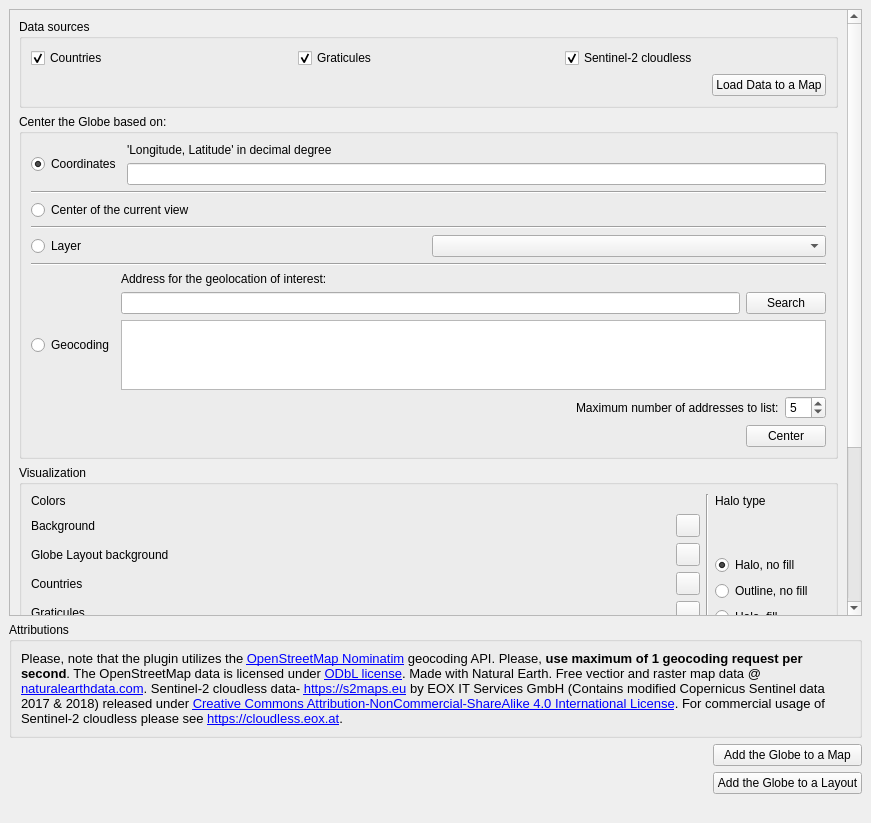
<?xml version="1.0" encoding="UTF-8"?>
<ui version="4.0">
 <class>GlobeBuilderDockWidgetBase</class>
 <widget class="QDockWidget" name="GlobeBuilderDockWidgetBase">
  <property name="geometry">
   <rect>
       <x>0</x>
       <y>0</y>
       <width>871</width>
       <height>823</height>
   </rect>
  </property>
     <property name="floating">
         <bool>false</bool>
     </property>
     <property name="windowTitle">
         <string>Globe Builder</string>
     </property>
     <widget class="QWidget" name="dockWidgetContents">
         <layout class="QVBoxLayout" name="verticalLayout_20">
             <item>
                 <layout class="QVBoxLayout" name="verticalLayoutMain" stretch="0,0,0">
                     <property name="sizeConstraint">
                         <enum>QLayout::SetNoConstraint</enum>
                     </property>
                     <item>
                         <widget class="QScrollArea" name="scrollArea">
                             <property name="widgetResizable">
                                 <bool>true</bool>
                             </property>
                             <widget class="QWidget" name="scrollAreaWidgetContents_2">
                                 <property name="geometry">
                                     <rect>
                                         <x>0</x>
                                         <y>-298</y>
                                         <width>835</width>
                                         <height>874</height>
                                     </rect>
                                 </property>
                                 <layout class="QVBoxLayout" name="verticalLayout_10">
                                     <item>
                                         <layout class="QVBoxLayout" name="verticalLayout_9">
                                             <item>
                                                 <widget class="QgsCollapsibleGroupBox" name="mGroupBox">
                                                     <property name="title">
                                                         <string>Data sources</string>
                                                     </property>
                                                     <property name="collapsed">
                                                         <bool>false</bool>
                                                     </property>
              <layout class="QVBoxLayout" name="verticalLayout_11">
               <item>
                <layout class="QVBoxLayout" name="verticalLayout_6">
                 <item>
                  <layout class="QHBoxLayout" name="horizontalLayout_9">
                   <item>
                    <widget class="QCheckBox" name="checkBoxCountries">
                     <property name="text">
                      <string>Countries</string>
                     </property>
                     <property name="checked">
                      <bool>true</bool>
                     </property>
                    </widget>
                   </item>
                   <item>
                    <widget class="QCheckBox" name="checkBoxGraticules">
                     <property name="text">
                      <string>Graticules</string>
                     </property>
                     <property name="checked">
                      <bool>true</bool>
                     </property>
                    </widget>
                   </item>
                   <item>
                    <widget class="QCheckBox" name="checkBoxS2cloudless">
                     <property name="text">
                      <string>Sentinel-2 cloudless</string>
                     </property>
                     <property name="checked">
                      <bool>true</bool>
                     </property>
                    </widget>
                   </item>
                  </layout>
                 </item>
                 <item>
                  <layout class="QHBoxLayout" name="horizontalLayout_8">
                   <item>
                    <spacer name="horizontalSpacer_4">
                     <property name="orientation">
                      <enum>Qt::Horizontal</enum>
                     </property>
                     <property name="sizeHint" stdset="0">
                      <size>
                       <width>40</width>
                       <height>20</height>
                      </size>
                     </property>
                    </spacer>
                   </item>
                   <item>
                    <widget class="QPushButton" name="pushButtonLoadData">
                     <property name="text">
                         <string>Load Data to a Map</string>
                     </property>
                    </widget>
                   </item>
                  </layout>
                 </item>
                </layout>
               </item>
              </layout>
             </widget>
            </item>
           </layout>
          </item>
          <item>
           <widget class="QgsCollapsibleGroupBox" name="mGroupBox_2">
            <property name="enabled">
             <bool>true</bool>
            </property>
            <property name="title">
                <string>Center the Globe based on:</string>
            </property>
            <property name="flat">
             <bool>false</bool>
            </property>
            <property name="collapsed">
             <bool>false</bool>
            </property>
            <layout class="QVBoxLayout" name="verticalLayout_12">
             <item>
              <layout class="QVBoxLayout" name="verticalLayout_5">
               <item>
                <layout class="QHBoxLayout" name="horizontalLayout_4">
                 <item>
                  <widget class="QRadioButton" name="radioButtonCoordinates">
                   <property name="text">
                    <string>Coordinates</string>
                   </property>
                   <property name="checked">
                    <bool>true</bool>
                   </property>
                  </widget>
                 </item>
                 <item>
                  <layout class="QVBoxLayout" name="verticalLayout">
                   <item>
                    <widget class="QLabel" name="label_2">
                     <property name="text">
                      <string>'Longitude, Latitude' in decimal degree</string>
                     </property>
                    </widget>
                   </item>
                      <item>
                          <widget class="QLineEdit" name="lineEditLonLat"/>
                      </item>
                  </layout>
                 </item>
                </layout>
               </item>
                  <item>
                      <widget class="Line" name="line_3">
                          <property name="orientation">
                              <enum>Qt::Horizontal</enum>
                          </property>
                      </widget>
                  </item>
                  <item>
                      <widget class="QRadioButton" name="radioButtonCenter">
                          <property name="text">
                              <string>Center of the current view</string>
                          </property>
                      </widget>
                  </item>
                  <item>
                      <widget class="Line" name="line_4">
                          <property name="orientation">
                              <enum>Qt::Horizontal</enum>
                          </property>
                      </widget>
                  </item>
                  <item>
                      <layout class="QHBoxLayout" name="horizontalLayout_12">
                          <item>
                              <widget class="QRadioButton" name="radioButtonLayer">
                                  <property name="text">
                    <string>Layer</string>
                   </property>
                  </widget>
                 </item>
                 <item>
                  <widget class="QgsMapLayerComboBox" name="mMapLayerComboBox"/>
                 </item>
                </layout>
               </item>
               <item>
                <widget class="Line" name="line">
                 <property name="orientation">
                  <enum>Qt::Horizontal</enum>
                 </property>
                </widget>
               </item>
               <item>
                <layout class="QHBoxLayout" name="horizontalLayout_5">
                 <item>
                  <widget class="QRadioButton" name="radioButtonGeocoding">
                   <property name="text">
                    <string>Geocoding</string>
                   </property>
                  </widget>
                 </item>
                 <item>
                  <layout class="QVBoxLayout" name="verticalLayout_2">
                   <item>
                    <widget class="QLabel" name="label_3">
                     <property name="text">
                      <string>Address for the geolocation of interest:</string>
                     </property>
                    </widget>
                   </item>
                   <item>
                    <layout class="QHBoxLayout" name="horizontalLayout">
                     <item>
                      <widget class="QLineEdit" name="lineEditGeocoding"/>
                     </item>
                     <item>
                      <widget class="QPushButton" name="pushButtonSearch">
                       <property name="text">
                        <string>Search</string>
                       </property>
                      </widget>
                     </item>
                    </layout>
                   </item>
                   <item>
                    <widget class="QListWidget" name="listWidgetGeocodingResults"/>
                   </item>
                   <item>
                    <layout class="QHBoxLayout" name="horizontalLayout_2">
                     <item>
                      <spacer name="horizontalSpacer_2">
                       <property name="orientation">
                        <enum>Qt::Horizontal</enum>
                       </property>
                       <property name="sizeHint" stdset="0">
                        <size>
                         <width>40</width>
                         <height>20</height>
                        </size>
                       </property>
                      </spacer>
                     </item>
                     <item>
                      <widget class="QLabel" name="label_4">
                       <property name="sizePolicy">
                        <sizepolicy hsizetype="Preferred" vsizetype="Preferred">
                         <horstretch>0</horstretch>
                         <verstretch>0</verstretch>
                        </sizepolicy>
                       </property>
                       <property name="text">
                        <string>Maximum number of addresses to list:</string>
                       </property>
                      </widget>
                     </item>
                     <item>
                      <widget class="QSpinBox" name="spinBoxMaxResults">
                       <property name="sizePolicy">
                        <sizepolicy hsizetype="Preferred" vsizetype="Fixed">
                         <horstretch>0</horstretch>
                         <verstretch>0</verstretch>
                        </sizepolicy>
                       </property>
                       <property name="maximumSize">
                        <size>
                         <width>50</width>
                         <height>16777215</height>
                        </size>
                       </property>
                       <property name="minimum">
                        <number>1</number>
                       </property>
                       <property name="maximum">
                           <number>10</number>
                       </property>
                       <property name="value">
                           <number>5</number>
                       </property>
                      </widget>
                     </item>
                    </layout>
                   </item>
                  </layout>
                 </item>
                </layout>
               </item>
               <item>
                <layout class="QHBoxLayout" name="horizontalLayout_7">
                 <item>
                  <spacer name="horizontalSpacer_3">
                   <property name="orientation">
                    <enum>Qt::Horizontal</enum>
                   </property>
                   <property name="sizeHint" stdset="0">
                    <size>
                     <width>40</width>
                     <height>20</height>
                    </size>
                   </property>
                  </spacer>
                 </item>
                 <item>
                  <widget class="QPushButton" name="pushButtonCenter">
                   <property name="text">
                    <string>Center</string>
                   </property>
                  </widget>
                 </item>
                </layout>
               </item>
              </layout>
             </item>
            </layout>
           </widget>
          </item>
          <item>
           <widget class="QgsCollapsibleGroupBox" name="mGroupBox_3">
            <property name="title">
             <string>Visualization</string>
            </property>
            <property name="collapsed">
                <bool>false</bool>
            </property>
            <layout class="QVBoxLayout" name="verticalLayout_13">
             <item>
              <layout class="QHBoxLayout" name="horizontalLayout_11">
               <item>
                <layout class="QVBoxLayout" name="verticalLayout_14">
                 <item>
                  <widget class="QLabel" name="label_8">
                   <property name="text">
                    <string>Colors</string>
                   </property>
                  </widget>
                 </item>
                 <item>
                  <spacer name="verticalSpacer_2">
                   <property name="orientation">
                    <enum>Qt::Vertical</enum>
                   </property>
                   <property name="sizeHint" stdset="0">
                    <size>
                     <width>20</width>
                     <height>40</height>
                    </size>
                   </property>
                  </spacer>
                 </item>
                 <item>
                  <layout class="QHBoxLayout" name="horizontalLayout_6">
                   <item>
                       <layout class="QVBoxLayout" name="verticalLayout_15">
                           <item>
                               <widget class="QLabel" name="label_6">
                                   <property name="text">
                                       <string>Background</string>
                                   </property>
                               </widget>
                           </item>
                           <item>
                               <widget class="QLabel" name="label">
                                   <property name="text">
                                       <string>Globe Layout background</string>
                                   </property>
                               </widget>
                           </item>
                           <item>
                               <widget class="QLabel" name="label_7">
                                   <property name="text">
                                       <string>Countries</string>
                                   </property>
                               </widget>
                           </item>
                           <item>
                               <widget class="QLabel" name="label_12">
                                   <property name="text">
                                       <string>Graticules</string>
                                   </property>
                               </widget>
                           </item>
                           <item>
                               <widget class="QLabel" name="label_11">
                                   <property name="text">
                                       <string>Halo</string>
                                   </property>
                               </widget>
                           </item>
                    </layout>
                   </item>
                   <item>
                    <spacer name="horizontalSpacer_5">
                     <property name="orientation">
                      <enum>Qt::Horizontal</enum>
                     </property>
                     <property name="sizeHint" stdset="0">
                      <size>
                       <width>40</width>
                       <height>20</height>
                      </size>
                     </property>
                    </spacer>
                   </item>
                   <item>
                       <layout class="QVBoxLayout" name="verticalLayout_16">
                           <item>
                               <widget class="QgsColorButton" name="mColorButtonBackground">
                                   <property name="allowOpacity">
                                       <bool>true</bool>
                                   </property>
                               </widget>
                           </item>
                           <item>
                               <widget class="QgsColorButton" name="mColorButtonLayoutBackground">
                                   <property name="allowOpacity">
                                       <bool>true</bool>
                                   </property>
                               </widget>
                           </item>
                           <item>
                               <widget class="QgsColorButton" name="mColorButtonCountries">
                                   <property name="allowOpacity">
                                       <bool>true</bool>
                                   </property>
                               </widget>
                           </item>
                           <item>
                               <widget class="QgsColorButton" name="mColorButtonGraticules">
                                   <property name="allowOpacity">
                                       <bool>true</bool>
                                   </property>
                               </widget>
                           </item>
                           <item>
                               <widget class="QgsColorButton" name="mColorButtonHalo">
                                   <property name="allowOpacity">
                                       <bool>true</bool>
                                   </property>
                      </widget>
                     </item>
                    </layout>
                   </item>
                  </layout>
                 </item>
                </layout>
               </item>
               <item>
                <widget class="Line" name="line_2">
                 <property name="orientation">
                  <enum>Qt::Vertical</enum>
                 </property>
                </widget>
               </item>
               <item>
                <layout class="QVBoxLayout" name="verticalLayout_3">
                 <item>
                  <widget class="QLabel" name="label_10">
                   <property name="text">
                    <string>Halo type</string>
                   </property>
                  </widget>
                 </item>
                 <item>
                  <spacer name="verticalSpacer">
                   <property name="orientation">
                    <enum>Qt::Vertical</enum>
                   </property>
                   <property name="sizeHint" stdset="0">
                    <size>
                     <width>20</width>
                     <height>40</height>
                    </size>
                   </property>
                  </spacer>
                 </item>
                 <item>
                  <widget class="QRadioButton" name="radioButtonHHalo">
                   <property name="text">
                    <string>Halo, no fill</string>
                   </property>
                   <property name="checked">
                    <bool>true</bool>
                   </property>
                  </widget>
                 </item>
                 <item>
                  <widget class="QRadioButton" name="radioButtonHOutline">
                   <property name="text">
                    <string>Outline, no fill</string>
                   </property>
                  </widget>
                 </item>
                 <item>
                     <layout class="QHBoxLayout" name="horizontalLayout_10">
                         <item>
                             <layout class="QVBoxLayout" name="verticalLayout_18">
                                 <item>
                                     <widget class="QRadioButton" name="radioButtonHFillWithHalo">
                                         <property name="text">
                                             <string>Halo, fill</string>
                                         </property>
                                     </widget>
                                 </item>
                                 <item>
                                     <widget class="QRadioButton" name="radioButtonHFill">
                                         <property name="text">
                                             <string>Outline, fill</string>
                                         </property>
                                     </widget>
                                 </item>
                             </layout>
                         </item>
                         <item>
                             <widget class="QgsColorButton" name="mColorButtonHFill"/>
                         </item>
                     </layout>
                 </item>
                </layout>
               </item>
              </layout>
             </item>
                <item>
                    <widget class="Line" name="line_5">
                        <property name="orientation">
                            <enum>Qt::Horizontal</enum>
                        </property>
                    </widget>
                </item>
                <item>
                    <layout class="QHBoxLayout" name="horizontalLayout_14">
                        <item>
                            <spacer name="horizontalSpacer_6">
                                <property name="orientation">
                                    <enum>Qt::Horizontal</enum>
                                </property>
                                <property name="sizeHint" stdset="0">
                                    <size>
                                        <width>40</width>
                                        <height>20</height>
                                    </size>
                                </property>
                            </spacer>
                        </item>
                        <item>
                            <widget class="QPushButton" name="pushButtonApplyVisualizations">
                                <property name="text">
                                    <string>Apply</string>
                                </property>
                            </widget>
                        </item>
                    </layout>
                </item>
            </layout>
           </widget>
          </item>
                                     <item>
                                         <widget class="QgsCollapsibleGroupBox" name="mGroupBox_4">
                                             <property name="title">
                                                 <string>Layout</string>
                                             </property>
                                             <property name="collapsed">
                                                 <bool>false</bool>
                                             </property>
                                             <layout class="QVBoxLayout" name="verticalLayout_17">
                                                 <item>
                                                     <layout class="QVBoxLayout" name="verticalLayout_4">
                                                         <item>
                                                             <layout class="QHBoxLayout" name="horizontalLayout_13">
                                                                 <item>
                                                                     <widget class="QLabel" name="label_composer">
                                                                         <property name="text">
                                                                             <string>Map composer:</string>
                                                                         </property>
                                                                     </widget>
                                                                 </item>
                                                                 <item>
                                                                     <widget class="QComboBox" name="comboBoxLayouts"/>
                                                                 </item>
                                                             </layout>
                                                         </item>
                                                     </layout>
                                                 </item>
                                                 <item>
                                                     <layout class="QHBoxLayout" name="horizontalLayout_15">
                                                         <item>
                                                             <widget class="QCheckBox" name="checkBoxIntCountries">
                                                                 <property name="text">
                                                                     <string>Color for Countries intersecting the
                                                                         current view
                                                                     </string>
                                                                 </property>
                                                             </widget>
                                                         </item>
                                                         <item>
                                                             <widget class="QgsColorButton"
                                                                     name="mColorButtonIntCountries">
                                                                 <property name="allowOpacity">
                                                                     <bool>true</bool>
                                                                 </property>
                                                             </widget>
                                                         </item>
                                                     </layout>
                                                 </item>
                                             </layout>
                                         </widget>
                                     </item>
                                     <item>
                                         <spacer name="verticalSpacer_3">
                                             <property name="orientation">
                                                 <enum>Qt::Vertical</enum>
                                             </property>
                                             <property name="sizeHint" stdset="0">
                                                 <size>
                                                     <width>20</width>
                                                     <height>40</height>
                                                 </size>
                                             </property>
                                         </spacer>
                                     </item>
                                 </layout>
        </widget>
       </widget>
      </item>
      <item>
       <widget class="QGroupBox" name="groupBox_6">
        <property name="title">
         <string>Attributions</string>
        </property>
        <layout class="QVBoxLayout" name="verticalLayout_8">
         <item>
          <widget class="QLabel" name="label_5">
           <property name="text">
            <string>&lt;html&gt;&lt;head/&gt;&lt;body&gt;&lt;p&gt;&lt;span style=&quot; font-size:10pt;&quot;&gt;Please,
             note that the plugin utilizes the &lt;/span&gt;&lt;a href=&quot;https://wiki.openstreetmap.org/wiki/Nominatim&quot;&gt;&lt;span
             style=&quot; font-size:10pt; text-decoration: underline; color:#0000ff;&quot;&gt;OpenStreetMap Nominatim&lt;/span&gt;&lt;/a&gt;&lt;span
             style=&quot; font-size:10pt;&quot;&gt; geocoding API. Please, &lt;/span&gt;&lt;span style=&quot;
             font-size:10pt; font-weight:600;&quot;&gt;use maximum of 1 geocoding request per second&lt;/span&gt;&lt;span
             style=&quot; font-size:10pt;&quot;&gt;. The OpenStreetMap data is licensed under &lt;/span&gt;&lt;a href=&quot;https://opendatacommons.org/licenses/odbl/&quot;&gt;&lt;span
             style=&quot; font-size:10pt; text-decoration: underline; color:#0000ff;&quot;&gt;ODbL license&lt;/span&gt;&lt;/a&gt;&lt;span
             style=&quot; font-size:10pt;&quot;&gt;. Made with Natural Earth. Free vectior and raster map data @ &lt;/span&gt;&lt;a
             href=&quot;naturalearthdata.com&quot;&gt;&lt;span style=&quot; font-size:10pt; text-decoration: underline;
             color:#0000ff;&quot;&gt;naturalearthdata.com&lt;/span&gt;&lt;/a&gt;&lt;span style=&quot; font-size:10pt;&quot;&gt;.
             Sentinel-2 cloudless data- &lt;/span&gt;&lt;a href=&quot;https://s2maps.eu/&quot;&gt;&lt;span style=&quot;
             font-size:10pt; text-decoration: underline; color:#0000ff;&quot;&gt;https://s2maps.eu&lt;/span&gt;&lt;/a&gt;&lt;span
             style=&quot; font-size:10pt;&quot;&gt; by EOX IT Services GmbH (Contains modified Copernicus Sentinel data
             2017 &amp;amp; 2018) released under &lt;/span&gt;&lt;a href=&quot;https://creativecommons.org/licenses/by-nc-sa/4.0/&quot;&gt;&lt;span
             style=&quot; font-size:10pt; text-decoration: underline; color:#0000ff;&quot;&gt;Creative Commons
             Attribution-NonCommercial-ShareAlike 4.0 International License&lt;/span&gt;&lt;/a&gt;&lt;span style=&quot;
             font-size:10pt;&quot;&gt;. For commercial usage of Sentinel-2 cloudless please see &lt;/span&gt;&lt;a href=&quot;https://cloudless.eox.at&quot;&gt;&lt;span
             style=&quot; font-size:10pt; text-decoration: underline; color:#0000ff;&quot;&gt;https://cloudless.eox.at&lt;/span&gt;&lt;/a&gt;&lt;span
             style=&quot; font-size:10pt;&quot;&gt;. &lt;/span&gt;&lt;/p&gt;&lt;/body&gt;&lt;/html&gt;
            </string>
           </property>
           <property name="wordWrap">
            <bool>true</bool>
           </property>
          </widget>
         </item>
        </layout>
       </widget>
      </item>
      <item>
       <layout class="QHBoxLayout" name="horizontalLayout_3">
        <item>
         <layout class="QVBoxLayout" name="verticalLayout_7"/>
        </item>
        <item>
         <spacer name="horizontalSpacer">
          <property name="orientation">
           <enum>Qt::Horizontal</enum>
          </property>
             <property name="sizeHint" stdset="0">
                 <size>
                     <width>40</width>
                     <height>20</height>
                 </size>
             </property>
         </spacer>
        </item>
           <item>
               <layout class="QVBoxLayout" name="verticalLayout_19">
                   <item>
                       <widget class="QPushButton" name="pushButtonRun">
                           <property name="text">
                               <string>Add the Globe to a Map</string>
                           </property>
                       </widget>
                   </item>
                   <item>
                       <widget class="QPushButton" name="pushButtonAddToLayout">
                           <property name="text">
                               <string>Add the Globe to a Layout</string>
                           </property>
                       </widget>
                   </item>
               </layout>
           </item>
       </layout>
      </item>
                 </layout>
             </item>
             <item>
                 <widget class="QLabel" name="label_9">
                     <property name="text">
                         <string/>
                     </property>
                 </widget>
             </item>
         </layout>
  </widget>
 </widget>
 <customwidgets>
  <customwidget>
   <class>QgsCollapsibleGroupBox</class>
   <extends>QGroupBox</extends>
   <header>qgscollapsiblegroupbox.h</header>
   <container>1</container>
  </customwidget>
  <customwidget>
   <class>QgsColorButton</class>
   <extends>QToolButton</extends>
   <header>qgscolorbutton.h</header>
  </customwidget>
  <customwidget>
   <class>QgsMapLayerComboBox</class>
   <extends>QComboBox</extends>
   <header>qgsmaplayercombobox.h</header>
  </customwidget>
 </customwidgets>
 <resources>
  <include location="resources.qrc"/>
 </resources>
 <connections/>
</ui>
